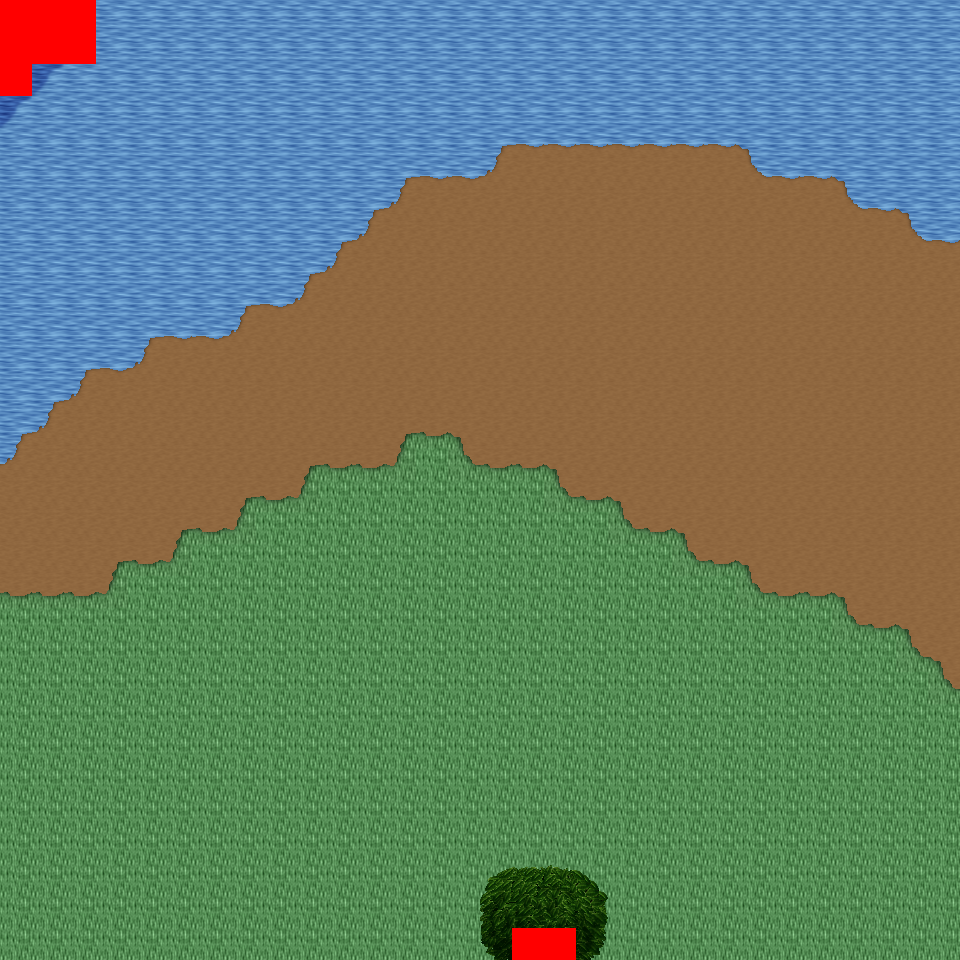

Tiled map render using the project's own tile images. Description and the map definition, with tile-layer contents summarised, below:
An orthogonal 30x30 tile map with 32x32 px tiles, 6 tile layers (Ground, Object, Object2, Above, ...), 10 tilesets and 5 objects (5x mapExit).

<map version="1.0" orientation="orthogonal" renderorder="right-down" width="30" height="30" tilewidth="32" tileheight="32" nextobjectid="6">
  <tileset firstgid="1" name="tileset_logic_collision" tilewidth="32" tileheight="32" tilecount="1" columns="1">
    <image source="../drawable/tileset_logic_collision.png" width="32" height="32" />
  </tileset>
  <tileset firstgid="2" name="tileset_ground_ground" tilewidth="32" tileheight="32" tilecount="33" columns="3">
    <image source="../drawable/tileset_ground_ground.png" width="96" height="352" />
  </tileset>
  <tileset firstgid="35" name="tileset_ground_earth_edges" tilewidth="32" tileheight="32" tilecount="18" columns="6">
    <image source="../drawable/tileset_ground_earth_edges.png" width="192" height="96" />
  </tileset>
  <tileset firstgid="53" name="tileset_ground_grass_corners" tilewidth="32" tileheight="32" tilecount="24" columns="6">
    <image source="../drawable/tileset_ground_grass_corners.png" width="192" height="128" />
  </tileset>
  <tileset firstgid="77" name="tileset_ground_grass_edges" tilewidth="32" tileheight="32" tilecount="36" columns="12">
    <image source="../drawable/tileset_ground_grass_edges.png" width="384" height="96" />
  </tileset>
  <tileset firstgid="113" name="tileset_ground_water_pool" tilewidth="32" tileheight="32" tilecount="72" columns="3">
    <image source="../drawable/tileset_ground_water_pool.png" width="96" height="768" />
  </tileset>
  <tileset firstgid="185" name="tileset_ground_ridge_earth_pale" tilewidth="32" tileheight="32" tilecount="96" columns="12">
    <image source="../drawable/tileset_ground_ridge_earth_pale.png" width="384" height="256" />
  </tileset>
  <tileset firstgid="281" name="tileset_ground_ridge_earth_dark" tilewidth="32" tileheight="32" tilecount="96" columns="12">
    <image source="../drawable/tileset_ground_ridge_earth_dark.png" width="384" height="256" />
  </tileset>
  <tileset firstgid="377" name="tileset_plant_stump_stump_vertical" tilewidth="32" tileheight="32" tilecount="1" columns="1">
    <image source="../drawable/tileset_plant_stump_stump_vertical.png" width="32" height="32" />
  </tileset>
  <tileset firstgid="378" name="tileset_plant_tree_tree_darkgreen" tilewidth="32" tileheight="32" tilecount="88" columns="8">
    <image source="../drawable/tileset_plant_tree_tree_darkgreen.png" width="256" height="352" />
  </tileset>
  <layer name="Ground" width="30" height="30">
    <data>[900 cells, 900 non-empty, 6 distinct tile ids]</data>
  </layer>
  <layer name="Object" width="30" height="30">
    <data>[900 cells, 86 non-empty, 10 distinct tile ids]</data>
  </layer>
  <layer name="Object2" width="30" height="30">
    <data>[900 cells, 0 non-empty, 0 distinct tile ids]</data>
  </layer>
  <layer name="Above" width="30" height="30">
    <data>[900 cells, 12 non-empty, 12 distinct tile ids]</data>
  </layer>
  <layer name="Above2" width="30" height="30">
    <data>[900 cells, 0 non-empty, 0 distinct tile ids]</data>
  </layer>
  <layer name="Walkable" width="30" height="30">
    <data>[900 cells, 9 non-empty, 1 distinct tile ids]</data>
  </layer>
  <objectgroup name="MapEvents">
    <object id="1" name="north" type="mapExit" x="96" y="0" width="864" height="32">
      <properties>
        <property name="map" value="level_0_x3_y76" />
        <property name="x" value="3" />
        <property name="y" value="28" />
      </properties>
    </object>
    <object id="2" name="south" type="mapExit" x="0" y="928" width="512" height="32">
      <properties>
        <property name="map" value="level_0_x3_y78" />
        <property name="x" value="0" />
        <property name="y" value="1" />
      </properties>
    </object>
    <object id="3" name="south2" type="mapExit" x="576" y="928" width="384" height="32">
      <properties>
        <property name="map" value="level_0_x3_y78" />
        <property name="x" value="18" />
        <property name="y" value="1" />
      </properties>
    </object>
    <object id="4" name="west" type="mapExit" x="0" y="96" width="32" height="864">
      <properties>
        <property name="map" value="level_0_x2_y77" />
        <property name="x" value="28" />
        <property name="y" value="3" />
      </properties>
    </object>
    <object id="5" name="east" type="mapExit" x="928" y="0" width="32" height="960">
      <properties>
        <property name="map" value="level_0_x4_y77" />
        <property name="x" value="1" />
        <property name="y" value="0" />
      </properties>
    </object>
  </objectgroup>
</map>
